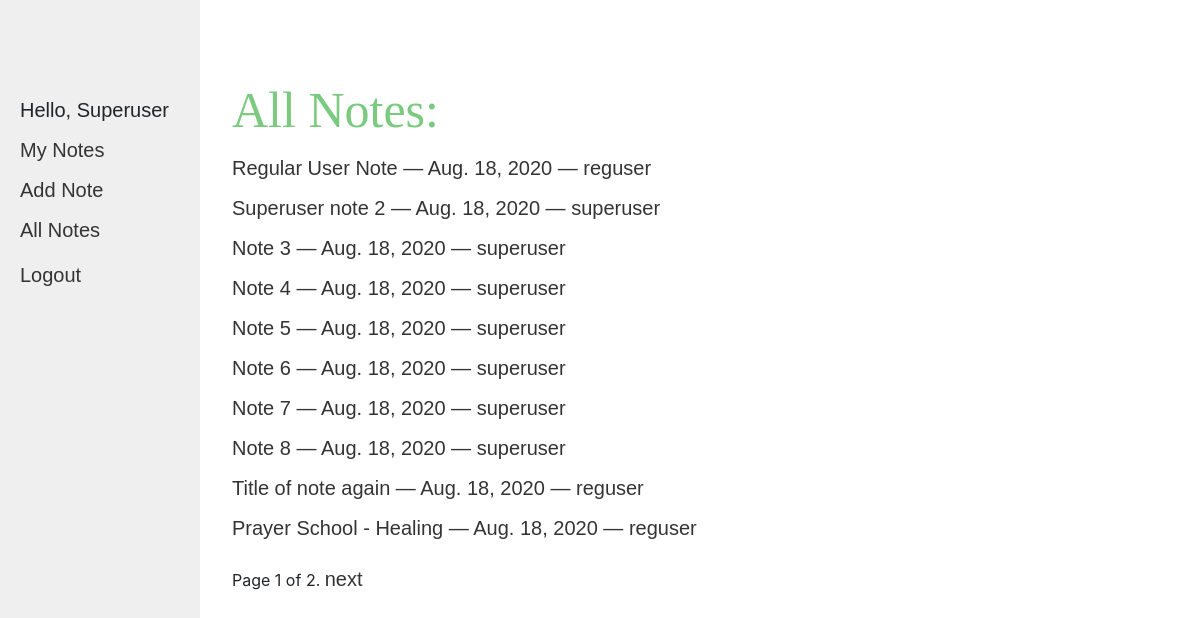
The page /catalog/all-notes/ (signed in) on the database its author committed.
### catalog/models.py (models this page shows, shortened)
class Note(models.Model):
    user = models.ForeignKey(User, on_delete=models.CASCADE,)
    title = models.CharField(max_length=128)
    body = models.TextField(max_length=4000)
    date = models.DateField(auto_now_add=True)
    image1 = models.ImageField(upload_to='note_images', verbose_name='Image 1')
    def get_absolute_url(self):
        return reverse('view-note', args=[str(self.id)])
    class Meta:
        permissions = (("can_view_all_notes", "Can View All Notes"),)

### catalog/views.py (the view)
# urls.py: path('all-notes/',views.all_notes.as_view(),name="all-notes"),
class all_notes(PermissionRequiredMixin, generic.ListView):
    model = Note
    permission_required = 'catalog.can_view_all_notes'
    paginate_by = 10
    template_name ='catalog/note_list_all.html'
    ordering = ['-date']

### catalog/templates/catalog/note_list_all.html
{% extends "base_generic.html" %}
{% block content %}
  <h1 class = "title">All Notes:</h1>
  {% if note_list %}
  <ul>
    {% for note in note_list %}
      <li class="note-info">
        <a class="note-row" href="{{ note.get_absolute_url }}">
          <p>{{ note.title }}</p>
          <p>&mdash; {{ note.date }}</p>
          <p>&mdash; {{ note.user }}</p>
        </a>
      </li>
    {% endfor %}
  </ul>
  {% else %}
    <p>Hmmm... Seems like you haven't taken any notes</p>
    <p>Try adding a note by pressing <strong>"add note"</strong> on the sidebar</p>
  {% endif %}
{% endblock %}

### catalog/templates/base_generic.html (shortened to what this page needs)
<!DOCTYPE html>
<html lang="en">
<head>
  <link rel="stylesheet" href="https://stackpath.bootstrapcdn.com/bootstrap/4.1.3/css/bootstrap.min.css">
  {% load static %}
  <link rel="stylesheet" href="{% static 'css/styles.css' %}">
  <link rel="stylesheet" href="https://use.typekit.net/ltg3vqd.css">
</head>
<body>
<div class="page">
  <div class="page-sidebar">
    {% block sidebar %}
    <ul class="sidebar-nav">
      {% if user.is_authenticated %}
        <li class='greeting'>Hello, {{ user.get_username }}</li>
        <li class='option'><a href="{% url 'index' %}">My Notes</a></li>
        <li class='option'><a href="{% url 'note' %}">Add Note</a></li>
        {% if perms.catalog.can_view_all_notes %}
          <li class='option'><a href="{% url 'all-notes' %}">All Notes</a></li>
        {% endif %}
        <li class='account' ><a class='account' href="{% url 'logout'%}?next=/">Logout</a></li>
      {% else %}
        <li class='account'><a class='account' href="{% url 'login'%}?next=/">Login</a></li>
      {% endif %}
      </ul>
    {% endblock %}
  </div>
  <div class="page-content">
  {% block content %}{% endblock %}
  {% block pagination %}
  {% if is_paginated %}
      <div class="pagination">
          <span class="page-links">
              <span class="page-current">
                  Page {{ page_obj.number }} of {{ page_obj.paginator.num_pages }}.
              </span>
              {% if page_obj.has_next %}
                  <a href="{{ request.path }}?page={{ page_obj.next_page_number }}">next</a>
              {% endif %}
          </span>
      </div>
  {% endif %}
  {% endblock %}
</div>
</div>
</body>
</html>

### catalog/static/css/styles.css (style rules this page uses)
* { padding: 0; margin: 0; box-sizing: border-box; }
p, h1, a, li, textarea, #submit-button, .button { font-family: franklin-gothic-atf, sans-serif; font-weight: 100; font-style: normal; text-decoration: none; }
li { list-style: none; }
a { color: #343434; }
p, a, li { font-size: 20px; }
.page { display: grid; grid-auto-columns: 200px 1fr; width: 100vw; min-height: 100vh; justify-content: flex-start; }
.page-sidebar { grid-column: 1; min-height: 100vh; width:100%; background-color: #efefef; }
.page-content { grid-column: 2; height: 100vh; overflow:auto; padding: 2em; width:100%; padding-top: 80px; }
.sidebar-nav { padding: 20px; height: 100%; width: 100%; line-height:20px; padding-top: 100px; }
.greeting { text-transform: capitalize; font-weight: 400; margin-bottom:10px; }
.option { line-height: 40px; }
.account { padding-top: 15px; font-weight:400; }
.note-info p { display: inline; }
.note-info { line-height: 40px; }
.title, #title { font-family: parkside, cursive; font-weight: 400; font-style: normal; font-size: 50px; color: #7bca7f; text-transform: capitalize; }

### rows shown on the page
Note: title "Regular User Note", date "Aug. 18, 2020", user "reguser"
Note: title "Superuser note 2", date "Aug. 18, 2020", user "superuser"
Note: title "Note 3", date "Aug. 18, 2020", user "superuser"
Note: title "Note 4", date "Aug. 18, 2020", user "superuser"
Note: title "Note 5", date "Aug. 18, 2020", user "superuser"
Note: title "Note 6", date "Aug. 18, 2020", user "superuser"
Note: title "Note 7", date "Aug. 18, 2020", user "superuser"
Note: title "Note 8", date "Aug. 18, 2020", user "superuser"
Note: title "Title of note again", date "Aug. 18, 2020", user "reguser"
Note: title "Prayer School - Healing", date "Aug. 18, 2020", user "reguser"

### other values the page prints
{{ user.get_username }} "Superuser"
{{ page_obj.number }} "1"
{{ page_obj.paginator.num_pages }} "2"
